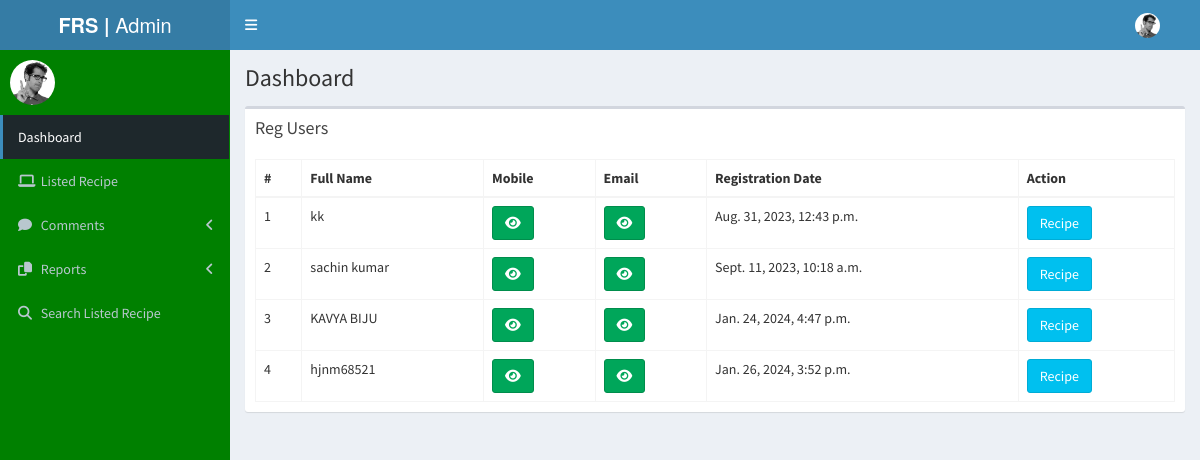
The page /reg_user/ on the database its author committed.
### myapp/models.py (models this page shows, shortened)
class Registration(models.Model):
    user = models.ForeignKey(User, on_delete=models.CASCADE, null=True, blank=True)
    contact = models.CharField(max_length=200, null=True, blank=True)
    creationdate = models.DateTimeField(auto_now_add=True)

### myapp/views.py (the view)
# urls.py: path('reg_user/', reg_user, name="reg_user"),
def reg_user(request):
    data = Registration.objects.all()
    d = {'data': data}
    return render(request, "reg_user.html", d)

### myapp/templates/reg_user.html (shortened to what this page needs)
{% extends 'admin_index.html' %}
{% load static %}
{% block body %}
<link rel="stylesheet" href="https://cdnjs.cloudflare.com/ajax/libs/font-awesome/6.2.0/css/all.min.css" />
<section class="content">
  <div class="row">
    <div class="col-md-12">
      <div class="box">
        <div class="box-header">
          <h2 class="box-title">Reg Users</h2>
        </div>
        <div class="box-body">
          <table class="table table-bordered">
            <thead>
              <tr>
                <th>#</th>
                <th>Full Name</th>
                <th>Mobile</th>
                <th>Email</th>
                <th>Registration Date</th>
                <th>Action</th>
              </tr>
            </thead>
            <tbody>
              {% for i in data %}
              <tr>
                <td>{{forloop.counter}}</td>
                <td>{{i.user.first_name}}</td>
                <td>
                  <button type="button" class="btn btn-success" id="mobile-btn-{{forloop.counter}}" onclick="togglePassword('mobile-{{forloop.counter}}', this.id)"><i class="fa fa-eye"></i></button>
                </td>
                <td>
                  <button type="button" class="btn btn-success" id="email-btn-{{forloop.counter}}" onclick="togglePassword('email-{{forloop.counter}}', this.id)"><i class="fa fa-eye"></i></button>
                </td>
                <td>{{i.creationdate}}</td>
                <td>
                  <a href="{% url 'user_recipe' i.id %}">
                    <button type="button" class="btn btn-info">Recipe</button>
                  </a>
                </td>
              </tr>
              {% endfor %}
            </tbody>
          </table>
        </div>
      </div>
    </div>
  </div>
</section>
{% endblock %}

### myapp/templates/reg_user.html (style rules this page uses)
td { padding:0px; }

### rows shown on the page
Registration: user.first_name "kk", creationdate "Aug. 31, 2023, 12:43 p.m."
Registration: user.first_name "sachin kumar", creationdate "Sept. 11, 2023, 10:18 a.m."
Registration: user.first_name "KAVYA BIJU", creationdate "Jan. 24, 2024, 4:47 p.m."
Registration: user.first_name "hjnm68521", creationdate "Jan. 26, 2024, 3:52 p.m."
